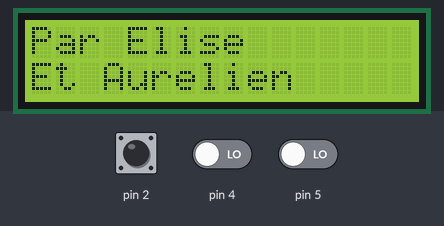
This sketch was run on a simulated Arduino Uno, built with avr-gcc and run on an emulated ATmega328P. On the bench: 16×2 character LCD. The inputs (shaded band) are chosen by the test bench; at power-on: pin 2 LOW, pin 4 LOW, pin 5 LOW. The local clock reads 2024-03-15 10:24:30 at power-on unless the sketch sets it; what the sketch prints to the serial monitor is not drawn.

Above: at 0.1 s.
At 4.2 s:
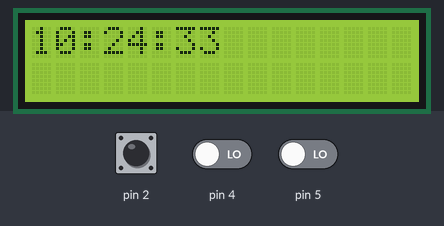
4.3 s: pin 2 driven HIGH
6.5 s: pin 2 pulsed LOW 2 times (0.12 s each, 0.3 s apart)
At 7.8 s:
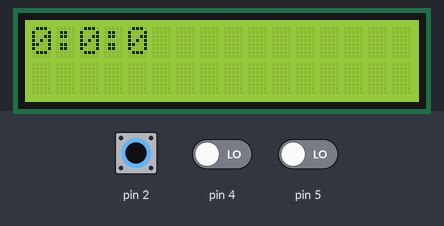
Timing chart, 0 to 9.5 s (numbered marks = the images above; inputs shaded):
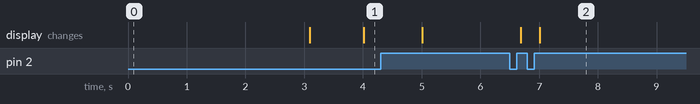

Measured:
- after the input at 6.5 s, the display: first changes after 0.19 s (image 2 shows a later state)

The sketch:

reveil.ino
```cpp
#include <Wire.h>
#include <RTClib.h>
#include <LiquidCrystal_I2C.h>

RTC_DS1307 rtc;
LiquidCrystal_I2C lcd(0x27, 16, 2);

void setup() {

  // Commencer à afficher dans la console
  Serial.begin(9600);

  // Définition des boutons
  pinMode(2,INPUT);
  pinMode(3,INPUT);
  pinMode(4,INPUT);
  pinMode(5,INPUT);

  // Setup de la clock
  if (! rtc.begin()) {
    Serial.println("RTC n'est pas branchée");
  }
  else {
    Serial.println("RTC fonctionne") ;
  }

  if (! rtc.isrunning()) {
    Serial.println("RTC ne fonctionne pas");
  }


  // Setup de LCD
  lcd.init();
  lcd.backlight();
  lcd.setCursor(0, 0);
  lcd.print("Par Elise");
  lcd.setCursor(0, 1);
  lcd.print("Et Aurelien");

  // Attente, effacement et démarrage
  delay(3000);
  lcd.clear();
}

String formater_heure() {

  // Chopper l'heure
  DateTime now = rtc.now();

  // Formatage
  return String(now.hour()) + ":" + String(now.minute()) + ":" + String(now.second());

}

void loop() {

  String heure = formater_heure();
  String precedent_heure = heure;

  if (digitalRead(2) == 1) {

    while(digitalRead(2) == 1){}

    // Déclaration des variables globales
    byte heure_r = 0;
    byte minute_r = 0;
    byte seconde_r = 0;
    byte state = 1;
    lcd.clear() ;

    while (true) {


      // Si on appuie sur le +
      if (digitalRead(4) == 1) {

        // Si on règle les secondes
        if (state == 1) {
          seconde_r += 1;
          if (seconde_r >= 60) {
            seconde_r = 0;
          }
        }

        // Si on règle les minutes
        if (state == 2) {
          minute_r += 1;
          if (minute_r >= 60) {
            minute_r = 0;
          }
        }

        // Si on règle les heures
        if (state == 3) {
          heure_r += 1;
          if (heure_r >= 24) {
            heure_r = 0;
          }
        }
      }

        byte heure_n = heure_r;
        byte minute_n = minute_r;
        byte seconde_n = seconde_r;

      // Si on appuie sur le -
      if (digitalRead(5) == 1) {

        // Si on règle les secondes
        if (state == 1) {
          seconde_r -= 1;
          if (seconde_r < 60) {
            seconde_r = 59;
          }
        }

        // Si on règle les minutes
        if (state == 2) {
          minute_r -= 1;
          if (minute_r < 0) {
            minute_r = 59;
          }
        }

        // Si on règle les heures
        if (state == 3) {
          heure_r -= 1;
          if (heure_r == 0) {
            heure_r = 23;
          }
        }
        byte heure_n = heure_r;
        byte minute_n = minute_r;
        byte seconde_n = seconde_r;
      }

      // Si on appuie sur le changement de state
      if (digitalRead(2) == 1) {
        if (state > 4) {
          DateTime now = rtc.now();
          rtc.adjust(DateTime(now.year(), now.month(), now.day(), heure_r, minute_r, seconde_r));
          byte state = 0;
          break;
        }
        else {
          state += 1;
        }
      }
    if (seconde_n == seconde_r && minute_n == minute_r && heure_r == heure_n) {
        lcd.clear();
        lcd.home();
        lcd.print("réglage");

    }
    }

  }

  while (true) {
    if (precedent_heure != formater_heure()) {
      lcd.clear();
      lcd.setCursor(0, 0);
      lcd.print(heure);
      precedent_heure = heure;
      break;
    }
  }
}
```
